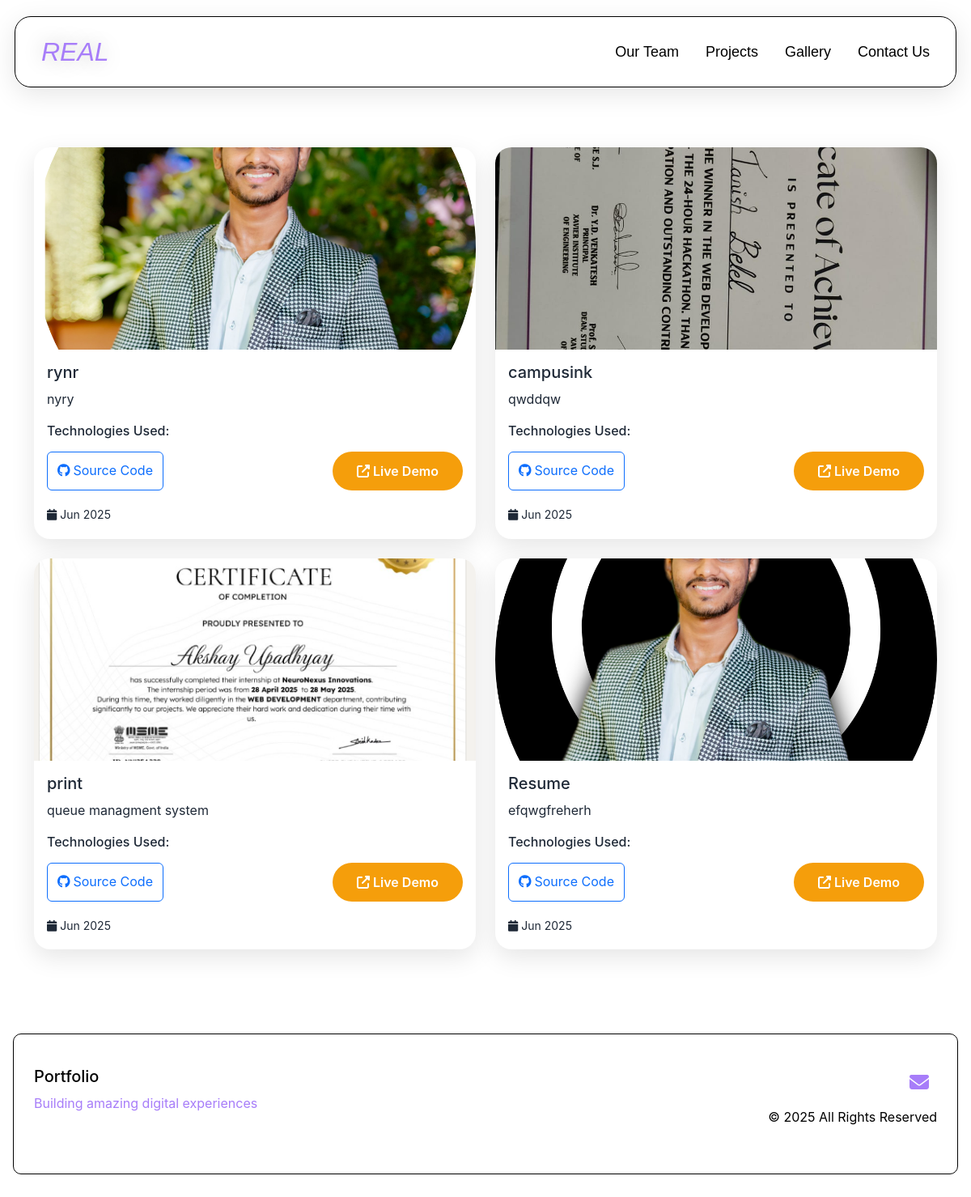
The page /projects/ on the database as committed earlier.
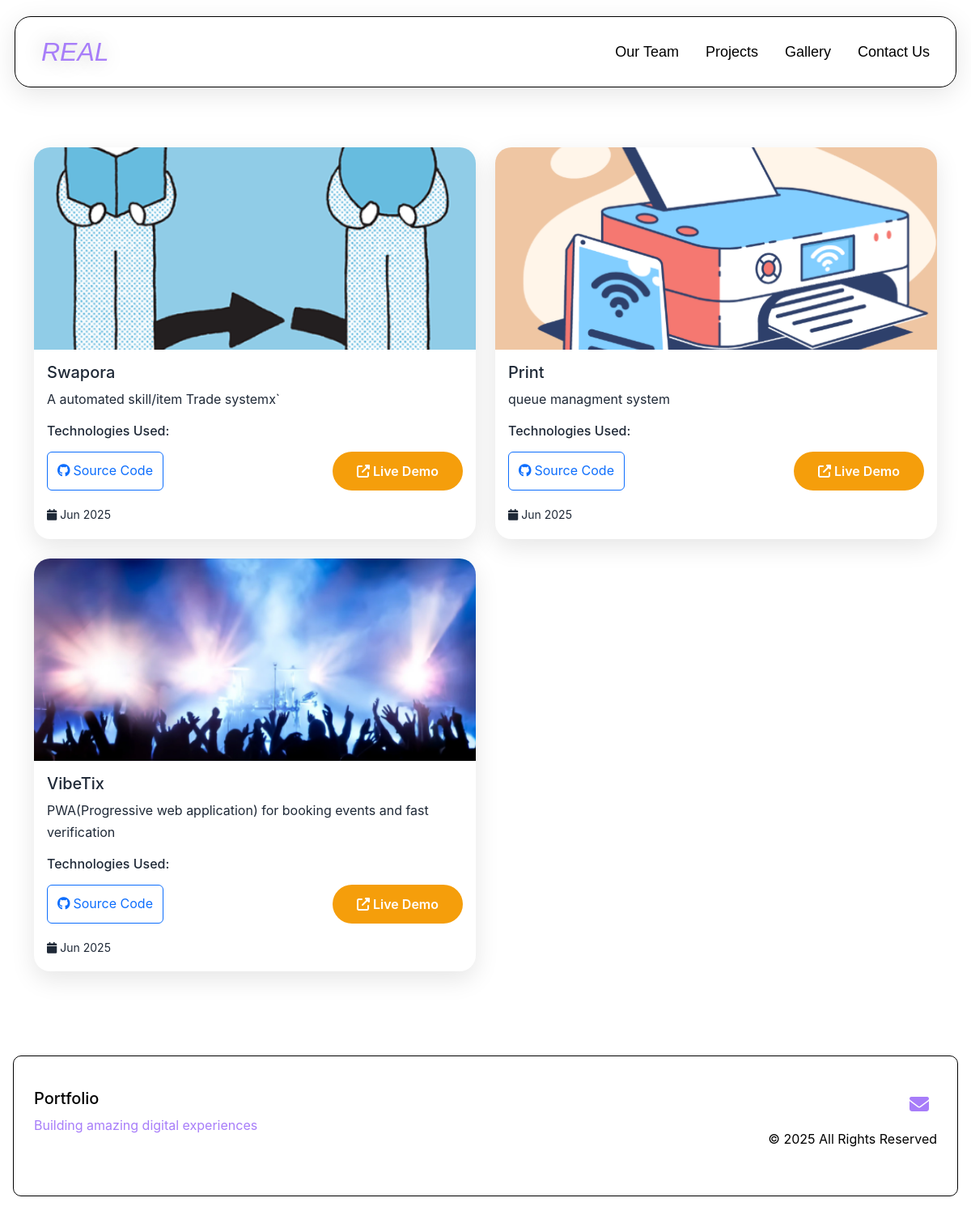
The same page on the database as committed later.
### main/models.py (models this page shows, shortened)
class Project(models.Model):
    title = models.CharField(max_length=200)
    description = models.TextField()
    technologies = models.CharField(max_length=300, help_text='Comma-separated technologies')
    github_url = models.URLField(blank=True, null=True)
    live_url = models.URLField(blank=True, null=True)
    image = models.ImageField(upload_to='projects/', blank=True, null=True)
    is_featured = models.BooleanField(default=False)
    created_at = models.DateTimeField(auto_now_add=True)
    class Meta:
        ordering = ['-created_at']

### main/views.py (the view)
# urls.py: path('projects/', views.projects, name='projects'),
def projects(request):
    context = {
        'projects': Project.objects.all(),
    }
    return render(request, 'projects.html', context)

### main/templates/projects.html (shortened to what this page needs)
{% extends 'base.html' %}
{% block content %}
<div class="cc">
<section class="section">
    <div class="container">
        <div class="row">
            {% for project in projects %}
            <div class="col-lg-6 col-md-6 mb-4" data-aos="fade-up" data-aos-delay="{{ forloop.counter0|add:100 }}">
               <div class="card" onclick="openModal('{{ project.image.url }}', '{{ project.title }}', '{{ project.description }}')">
                    {% if project.image %}
                    <img src="{{ project.image.url }}" class="card-img-top" alt="{{ project.title }}" style="height: 250px; object-fit: cover;">
                    {% else %}
                    <div class="card-img-top bg-light d-flex align-items-center justify-content-center" style="height: 250px;">
                        <i class="fas fa-project-diagram fa-4x text-muted"></i>
                    </div>
                    {% endif %}
                    <div class="card-body">
                        <h5 class="card-title">{{ project.title }}</h5>
                        <p class="card-text">{{ project.description }}</p>
                        <div class="mb-3">
                            <h6>Technologies Used:</h6>
                        </div>
                        <div class="d-flex justify-content-between">
                            {% if project.github_url %}
                            <a href="{{ project.github_url }}" class="btn btn-outline-primary" target="_blank">
                                <i class="fab fa-github me-1 mt-2"></i>Source Code
                            </a>
                            {% endif %}
                            {% if project.live_url %}
                            <a href="{{ project.live_url }}" class="btn btn-primary" target="_blank">
                                <i class="fas fa-external-link-alt me-1"></i>Live Demo
                            </a>
                            {% endif %}
                        </div>
                        <div class="mt-3">
                            <small class="text">
                                <i class="fas fa-calendar me-1"></i>{{ project.created_at|date:"M Y" }}
                            </small>
                        </div>
                    </div>
                </div>
            </div>
            {% endfor %}
        </div>
    </div>
</section>
</div>
{% endblock %}

### main/templates/base.html (shortened to what this page needs)
<!DOCTYPE html>
<html lang="en">
<head>
    <link href="https://cdnjs.cloudflare.com/ajax/libs/bootstrap/5.3.0/css/bootstrap.min.css" rel="stylesheet">
    <link href="https://cdnjs.cloudflare.com/ajax/libs/font-awesome/6.4.0/css/all.min.css" rel="stylesheet">
    <link href="https://cdnjs.cloudflare.com/ajax/libs/aos/2.3.4/aos.css" rel="stylesheet">
</head>
<body>
   <nav class="glass-navbar navbar navbar-expand-lg">
    <div class="container-fluid p-0">
        <a class="navbar-brand-custom" href="{% url 'main:home' %}">
            <span class="real-text">REAL</span>
        </a>
        <div class="collapse navbar-collapse" id="navbarContent">
            <ul class="navbar-nav-custom ms-auto">
                <li><a href="{% url 'main:about' %}">Our Team</a></li>
                <li>
                    <a href="{% url 'main:projects' %}">Projects</a>
                </li>
                <li><a href="{% url 'main:certificates' %}">Gallery</a></li>
                <li><a href="{% url 'main:contact' %}">Contact Us</a></li>
            </ul>
        </div>
    </div>
</nav>
        <main>
            {% block content %}
            {% endblock %}
        </main>
    <footer class="footer">
        <div class="container">
            <div class="row">
                <div class="col-md-6">
                    <h5>{% if profile %}{{ profile.name }}{% else %}Portfolio{% endif %}</h5>
                    <p style = "color: #a77df9;">
                        Building amazing digital experiences
                    </p>
                </div>
                <div class="col-md-6 text-md-end">
                    <div class="social-links">
                        <a href="{% url 'main:contact' %}" title="Contact">
                            <i class="fas fa-envelope"></i>
                        </a>
                    </div>
                    <p class="text-zinc-800 mt-2">
                        © {% now "Y" %} All Rights Reserved
                    </p>
                </div>
            </div>
        </div>
    </footer>
</body>
</html>

### main/templates/base.html (style rules this page uses)
:root { --primary-color: #2563eb; --secondary-color: #1e40af; --accent-color: #f59e0b; --text-color: #1f2937; --light-gray: #f8fafc; --dark-gray: #64748b; --bg-color: #ffffff; --card-bg: #ffffff; --navbar-bg: rgba(255, 255, 255, 0.95); --footer-bg: #1f2937; }
* { margin: 0; padding: 0; box-sizing: border-box; }
body { font-family: 'Inter', -apple-system, BlinkMacSystemFont, "Segoe UI", Roboto, sans-serif; line-height: 1.7; color: var(--text-secondary); background-color: var(--bg-color); padding: 2rem 1rem; transition: background-color 0.3s ease, color 0.3s ease; }
.glass-navbar { position: fixed; top: 20px; left: 50%; transform: translateX(-50%); width: 97%; max-width: 1500px; z-index: 1000; background: rgba(255, 255, 255, 0.2); backdrop-filter: blur(15px); -webkit-backdrop-filter: blur(15px); border: 1px solid black; box-shadow: 0 8px 32px 0 rgba(0, 0, 0, 0.1); padding: 1rem 2rem; border-radius: 1.25rem; display: flex; justify-content: space-between; align-items: center; }
.navbar-brand-custom { text-decoration: none; text-shadow: 0 0 25px rgba(0, 0, 0, 0.25); }
.navbar-brand-custom .real-text { color: #a77df9; font-size: 32px; font-family: 'Ethnocentric', 'Impact', sans-serif; font-style: italic; vertical-align: middle; }
.navbar-nav-custom { display: flex; align-items: center; gap: 33px; list-style: none; margin: 0; padding: 0; }
.navbar-nav-custom a { color: black; font-size: 18px; font-family: 'DM Sans', sans-serif; font-weight: 500; text-decoration: none; transition: color 0.3s ease; }
.btn-primary { background: var(--accent-color); border: none; padding: 12px 30px; font-weight: 600; border-radius: 50px; transition: all 0.3s ease; }
.section { padding: 80px 0; }
.card { border: none; border-radius: 20px; box-shadow: 0 10px 30px rgba(0, 0, 0, 0.1); transition: all 0.3s ease; overflow: hidden; background-color: var(--card-bg); }
.card-img-top { height: 200px; object-fit: cover; }
.card-body { color: var(--text-color); }
.footer { background: transparent; color: black; padding: 40px 0; border: 1px solid black; border-radius: 10px; }
.social-links a { color: #a77df9; font-size: 1.5rem; margin: 0 10px; transition: color 0.3s ease; }

### main/templates/projects.html (style rules this page uses)
.text { color: var(--text-color) !important; }
.cc { padding-top: 70px; }

Rows that differ between the two databases and show on the page:
removed Project: image (picture), title "rynr", description "nyry", created_at "Jun 2025"
changed Project: image: a different picture; title "campusink" → "Swapora"; description "qwddqw" → "A automated skill/item Trade systemx`"
changed Project "queue managment system": image: a different picture; title "print" → "Print"
changed Project: image: a different picture; title "Resume" → "VibeTix"; description "efqwgfreherh" → "PWA(Progressive web application) for booking events and fast verification"
